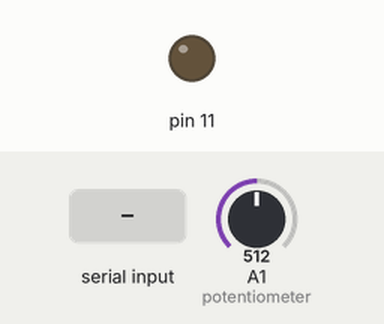
Simulated run of this sketch. Board: Arduino Uno, built with avr-gcc and run on an emulated ATmega328P. Shown: output pins drawn as LEDs (lit = HIGH). The inputs (shaded band) are chosen by the test bench; at power-on: A1 (potentiometer) = 512. What the sketch prints to the serial monitor is not drawn.

Above: at 1.2 s.
Timing chart, 0 to 1.2 s (numbered marks = the images above; inputs shaded):
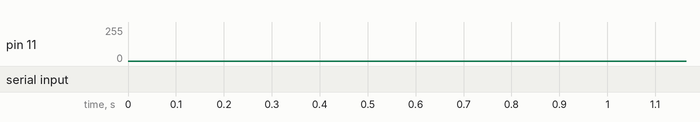

The sketch:

filtrera.ino
```cpp
#include <Arduino.h>
#include <math.h>

#define WAVETABLE_SIZE 512
#define SAMPLE_RATE 8000   // 8 kHz, samplingsfrekvens

byte sramBuffer[WAVETABLE_SIZE];
volatile uint16_t bufferIndex = 0; // index i wavetable
volatile uint8_t stepValue = 2;    // fast frekvens

// Filtervariabler
float alpha = 0.3;         // lågpass alpha
float alpha2 = 0.0;        // bandpass alpha
int lowpassSample = 0;
int lowpassSample2 = 0;
int highpassSample = 0;
int bandpassSample = 0;
int bandstopSample = 0;
int soundSample = 0;

// Filterläge: 0=Lågpass,1=Högpass,2=Bandpass,3=Bandstopp
int filterMode = 0;

// Vågtabsval: 0=Sinus,1=Sågtand,2=Fyrkant,3=Triangel
int waveMode = 0;

// Fyll buffert med vald vågform
void fillSramBuffer(int waveType) {
  for (int i = 0; i < WAVETABLE_SIZE; i++) {
    float val = 0.0;
    switch (waveType) {
      case 0: val = 127.0 * sin(2.0 * M_PI * i / WAVETABLE_SIZE); break;  // sinus
      case 1: val = ((255.0 / WAVETABLE_SIZE) * i) - 127.0; break;          // sågtand
      case 2: val = (i < WAVETABLE_SIZE/2) ? 127.0 : -127.0; break;         // fyrkant
      case 3: // triangel
        if (i < WAVETABLE_SIZE/2)
          val = -127.0 + (i * 255.0 / (WAVETABLE_SIZE/2));
        else
          val = 127.0 - ((i - WAVETABLE_SIZE/2) * 255.0 / (WAVETABLE_SIZE/2));
        break;
    }
    sramBuffer[i] = (byte)round(val + 127.0); // skala till 0-255
  }
}

// Timer1 interrupt
ISR(TIMER1_COMPA_vect) {
  bufferIndex = (bufferIndex + stepValue) & (WAVETABLE_SIZE - 1); // öka index
  soundSample = sramBuffer[bufferIndex];                            // läs sample

  // Filtrera beroende på filterläge
  switch (filterMode) {
    case 0: // lågpass
      lowpassSample = alpha * soundSample + (1 - alpha) * lowpassSample;
      OCR2A = lowpassSample;
      break;

    case 1: // högpass
      lowpassSample = alpha * soundSample + (1 - alpha) * lowpassSample;
      highpassSample = soundSample - lowpassSample + 127;  // DC-korrigering
      OCR2A = constrain(highpassSample, 0, 255);
      break;

    case 2: // bandpass
      alpha2 = sqrt(alpha);
      lowpassSample = alpha * soundSample + (1 - alpha) * lowpassSample;
      lowpassSample2 = alpha2 * soundSample + (1 - alpha2) * lowpassSample2;
      bandpassSample = lowpassSample2 - lowpassSample + 127; // DC-korrigering
      OCR2A = constrain(bandpassSample, 0, 255);
      break;

    case 3: // bandstopp
      alpha2 = sqrt(alpha);
      lowpassSample = alpha * soundSample + (1 - alpha) * lowpassSample;
      lowpassSample2 = alpha2 * soundSample + (1 - alpha2) * lowpassSample2;
      bandpassSample = lowpassSample2 - lowpassSample;
      bandstopSample = soundSample - bandpassSample;
      OCR2A = constrain(bandstopSample, 0, 255);
      break;
  }
}

// Timer setup
void setupTimers() {
  TCCR2A = _BV(COM2A1) | _BV(WGM21) | _BV(WGM20); // PWM pin 11
  TCCR2B = _BV(CS20);

  TCCR1A = 0;
  TCCR1B = _BV(WGM12) | _BV(CS11); // CTC
  OCR1A = (uint16_t)((F_CPU / (8UL * SAMPLE_RATE)) - 1);
  TIMSK1 = _BV(OCIE1A); // enable interrupt
}

void setup() {
  Serial.begin(115200);
  pinMode(11, OUTPUT);
  fillSramBuffer(waveMode);   // fyll startvåg
  setupTimers();
  Serial.println("Vågformsfilter test startar...");
}

void loop() {
  int potValue = analogRead(A1);               // läs potentiometer
  alpha = 0.04 + (0.74 * potValue / 1023.0);  // mappa alpha 0.04-0.78

  // byt filterläge via Serial 0-3
  if (Serial.available()) {
    char c = Serial.read();
    if (c >= '0' && c <= '3') {
      filterMode = c - '0';
      Serial.print("Filterläge ändrat till: ");
      Serial.println(filterMode);
    } else if (c >= '4' && c <= '7') {       // byt vågform
      waveMode = c - '4';
      fillSramBuffer(waveMode);
      Serial.print("Vågform ändrad till: ");
      Serial.println(waveMode);
    }
  }

  Serial.println(OCR2A); // skicka PWM-värde till Serial Plotter
}
```
